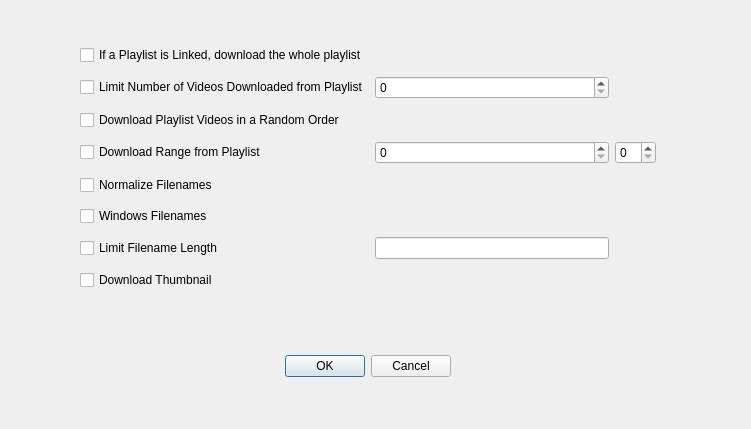
<?xml version="1.0" encoding="UTF-8"?>
<ui version="4.0">
 <class>DownloadSettings</class>
 <widget class="QDialog" name="DownloadSettings">
  <property name="geometry">
   <rect>
    <x>0</x>
    <y>0</y>
    <width>751</width>
    <height>429</height>
   </rect>
  </property>
  <property name="windowTitle">
   <string>Dialog</string>
  </property>
  <widget class="QDialogButtonBox" name="buttonBox">
   <property name="geometry">
    <rect>
     <x>110</x>
     <y>350</y>
     <width>341</width>
     <height>32</height>
    </rect>
   </property>
   <property name="orientation">
    <enum>Qt::Horizontal</enum>
   </property>
   <property name="standardButtons">
    <set>QDialogButtonBox::Cancel|QDialogButtonBox::Ok</set>
   </property>
  </widget>
  <widget class="QWidget" name="gridLayoutWidget">
   <property name="geometry">
    <rect>
     <x>80</x>
     <y>40</y>
     <width>576</width>
     <height>263</height>
    </rect>
   </property>
   <layout class="QGridLayout" name="gridLayout">
    <item row="3" column="1">
     <widget class="QSpinBox" name="spinBoxDownloadIndexStart"/>
    </item>
    <item row="7" column="0">
     <widget class="QCheckBox" name="checkBoxDownloadThumbnail">
      <property name="text">
       <string>Download Thumbnail</string>
      </property>
     </widget>
    </item>
    <item row="1" column="0">
     <widget class="QCheckBox" name="checkBoxLimitNumVideosDownloadedFromPlaylist">
      <property name="text">
       <string>Limit Number of Videos Downloaded from Playlist</string>
      </property>
     </widget>
    </item>
    <item row="4" column="0">
     <widget class="QCheckBox" name="checkBoxNormalizeFilenames">
      <property name="text">
       <string>Normalize Filenames</string>
      </property>
     </widget>
    </item>
    <item row="3" column="0">
     <widget class="QCheckBox" name="checkBoxDownloadRangeFromPlaylist">
      <property name="text">
       <string>Download Range from Playlist</string>
      </property>
     </widget>
    </item>
    <item row="6" column="1">
     <widget class="QLineEdit" name="lineEditMaxFilenameLength"/>
    </item>
    <item row="6" column="0">
     <widget class="QCheckBox" name="checkBoxLimitFilenameLength">
      <property name="text">
       <string>Limit Filename Length</string>
      </property>
     </widget>
    </item>
    <item row="5" column="0">
     <widget class="QCheckBox" name="checkBoxWindowsFilenames">
      <property name="text">
       <string>Windows Filenames</string>
      </property>
     </widget>
    </item>
    <item row="1" column="1">
     <widget class="QSpinBox" name="spinBoxDownloadLimit"/>
    </item>
    <item row="2" column="0">
     <widget class="QCheckBox" name="checkBoxDownloadPlaylistRandomOrder">
      <property name="text">
       <string>Download Playlist Videos in a Random Order</string>
      </property>
     </widget>
    </item>
    <item row="0" column="0">
     <widget class="QCheckBox" name="checkBoxDownloadLinkedPlaylist">
      <property name="text">
       <string>If a Playlist is Linked, download the whole playlist</string>
      </property>
     </widget>
    </item>
    <item row="3" column="2">
     <widget class="QSpinBox" name="spinBoxDownloadIndexEnd"/>
    </item>
   </layout>
  </widget>
 </widget>
 <resources/>
 <connections>
  <connection>
   <sender>buttonBox</sender>
   <signal>accepted()</signal>
   <receiver>DownloadSettings</receiver>
   <slot>accept()</slot>
   <hints>
    <hint type="sourcelabel">
     <x>248</x>
     <y>254</y>
    </hint>
    <hint type="destinationlabel">
     <x>157</x>
     <y>274</y>
    </hint>
   </hints>
  </connection>
  <connection>
   <sender>buttonBox</sender>
   <signal>rejected()</signal>
   <receiver>DownloadSettings</receiver>
   <slot>reject()</slot>
   <hints>
    <hint type="sourcelabel">
     <x>316</x>
     <y>260</y>
    </hint>
    <hint type="destinationlabel">
     <x>286</x>
     <y>274</y>
    </hint>
   </hints>
  </connection>
 </connections>
</ui>
